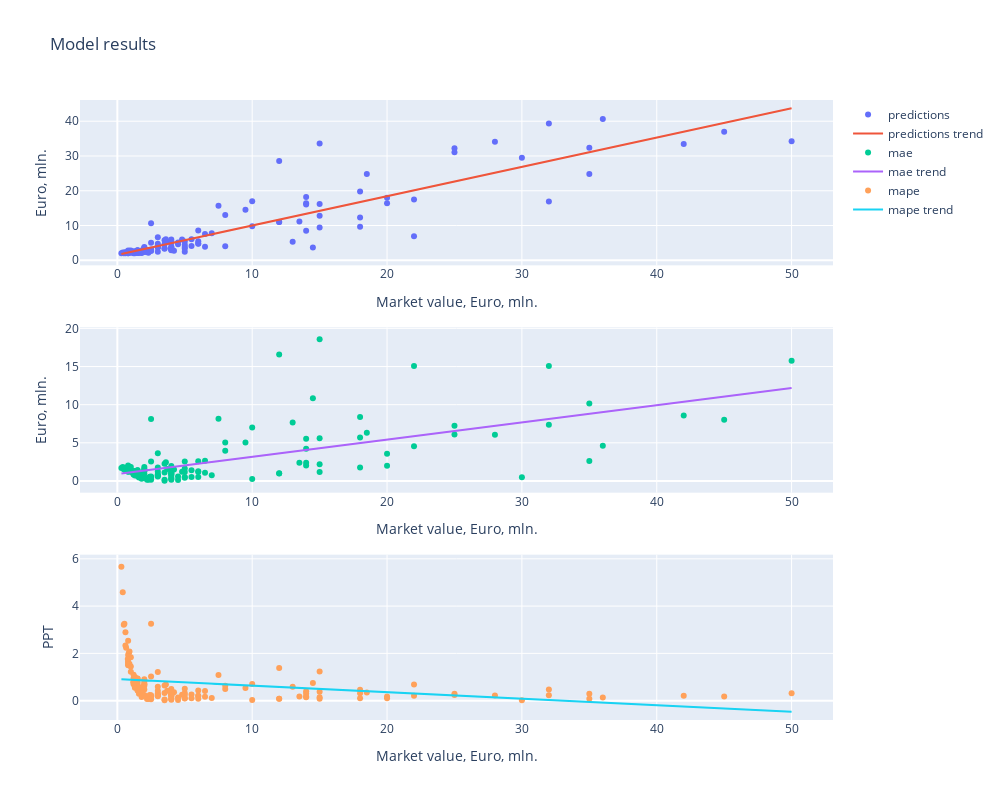
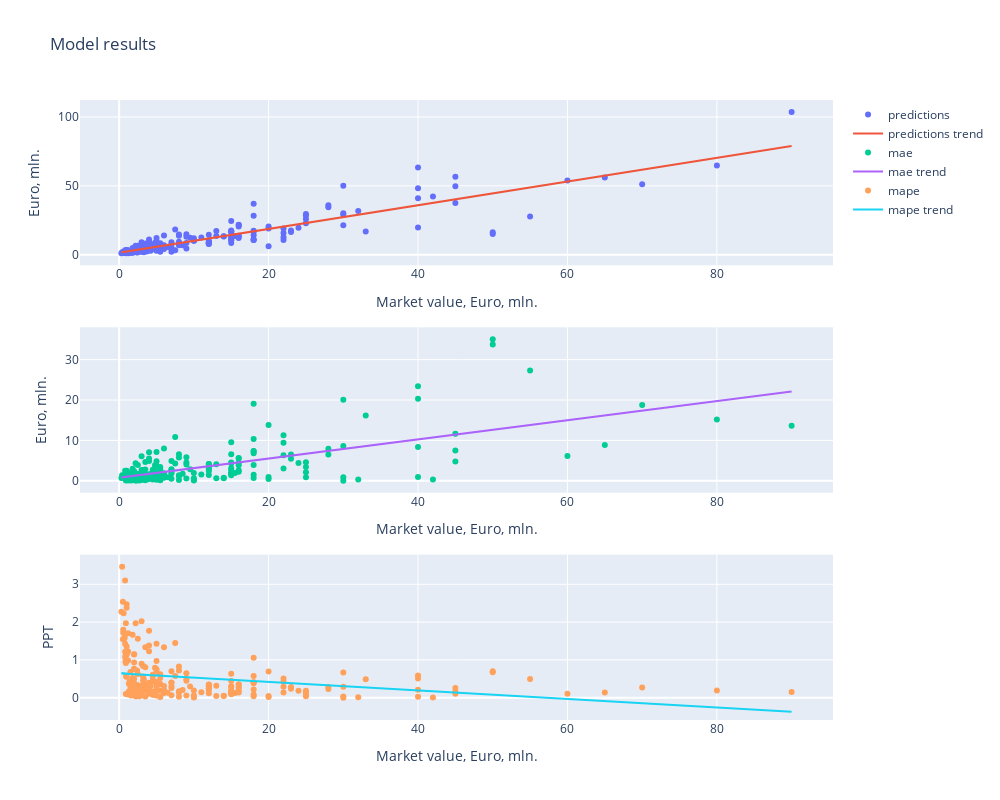
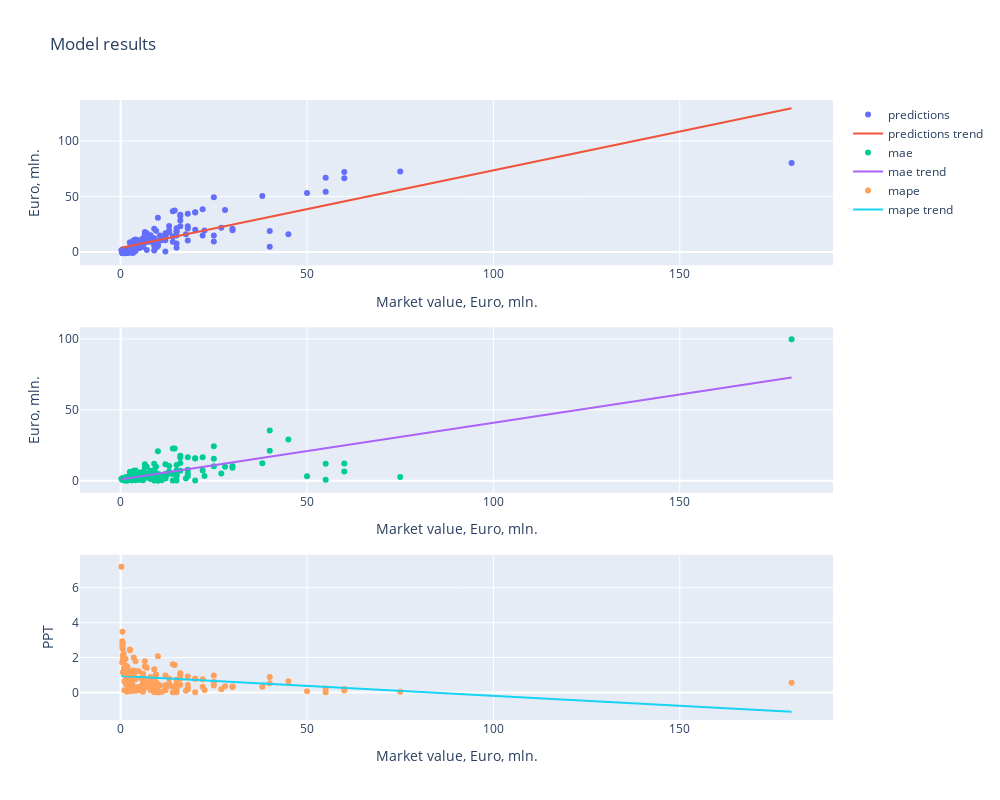

Here is the notebook cell these charts were saved with, in order:
### Code cell
for pos, features in feature_sets.items():
    pipeline(pos, features, full_feature_set=True)

### Figure 1 — Plotly figure (JSON) as saved in the notebook; plotly's stock layout.template omitted (floating-point values rounded to 4 significant figures; data arrays with more than 128 entries replaced by an {"elided": "..."} marker saying what was removed)
{"data": [{"mode": "markers", "name": "predictions", "type": "scatter", "x": {"elided": "141 float values"}, "xaxis": "x", "y": {"elided": "141 float values"}, "yaxis": "y"}, {"mode": "lines", "name": "predictions trend", "type": "scatter", "x": {"elided": "141 float values"}, "xaxis": "x", "y": {"elided": "141 float values"}, "yaxis": "y"}, {"mode": "markers", "name": "mae", "type": "scatter", "x": {"elided": "141 float values"}, "xaxis": "x2", "y": {"elided": "141 float values"}, "yaxis": "y2"}, {"mode": "lines", "name": "mae trend", "type": "scatter", "x": {"elided": "141 float values"}, "xaxis": "x2", "y": {"elided": "141 float values"}, "yaxis": "y2"}, {"mode": "markers", "name": "mape", "type": "scatter", "x": {"elided": "141 float values"}, "xaxis": "x3", "y": {"elided": "141 float values"}, "yaxis": "y3"}, {"mode": "lines", "name": "mape trend", "type": "scatter", "x": {"elided": "141 float values"}, "xaxis": "x3", "y": {"elided": "141 float values"}, "yaxis": "y3"}], "layout": {"height": 800, "title": {"text": "Model results"}, "width": 1000, "xaxis": {"anchor": "y", "domain": [0, 1], "title": {"text": "Market value, Euro, mln."}}, "xaxis2": {"anchor": "y2", "domain": [0, 1], "title": {"text": "Market value, Euro, mln."}}, "xaxis3": {"anchor": "y3", "domain": [0, 1], "title": {"text": "Market value, Euro, mln."}}, "yaxis": {"anchor": "x", "domain": [0.7333, 1], "title": {"text": "Euro, mln."}}, "yaxis2": {"anchor": "x2", "domain": [0.3667, 0.6333], "title": {"text": "Euro, mln."}}, "yaxis3": {"anchor": "x3", "domain": [0, 0.2667], "title": {"text": "PPT"}}}}

### Figure 2 — Plotly figure (JSON) as saved in the notebook; plotly's stock layout.template omitted (floating-point values rounded to 4 significant figures; data arrays with more than 128 entries replaced by an {"elided": "..."} marker saying what was removed)
{"data": [{"mode": "markers", "name": "predictions", "type": "scatter", "x": {"elided": "236 float values"}, "xaxis": "x", "y": {"elided": "236 float values"}, "yaxis": "y"}, {"mode": "lines", "name": "predictions trend", "type": "scatter", "x": {"elided": "236 float values"}, "xaxis": "x", "y": {"elided": "236 float values"}, "yaxis": "y"}, {"mode": "markers", "name": "mae", "type": "scatter", "x": {"elided": "236 float values"}, "xaxis": "x2", "y": {"elided": "236 float values"}, "yaxis": "y2"}, {"mode": "lines", "name": "mae trend", "type": "scatter", "x": {"elided": "236 float values"}, "xaxis": "x2", "y": {"elided": "236 float values"}, "yaxis": "y2"}, {"mode": "markers", "name": "mape", "type": "scatter", "x": {"elided": "236 float values"}, "xaxis": "x3", "y": {"elided": "236 float values"}, "yaxis": "y3"}, {"mode": "lines", "name": "mape trend", "type": "scatter", "x": {"elided": "236 float values"}, "xaxis": "x3", "y": {"elided": "236 float values"}, "yaxis": "y3"}], "layout": {"height": 800, "title": {"text": "Model results"}, "width": 1000, "xaxis": {"anchor": "y", "domain": [0, 1], "title": {"text": "Market value, Euro, mln."}}, "xaxis2": {"anchor": "y2", "domain": [0, 1], "title": {"text": "Market value, Euro, mln."}}, "xaxis3": {"anchor": "y3", "domain": [0, 1], "title": {"text": "Market value, Euro, mln."}}, "yaxis": {"anchor": "x", "domain": [0.7333, 1], "title": {"text": "Euro, mln."}}, "yaxis2": {"anchor": "x2", "domain": [0.3667, 0.6333], "title": {"text": "Euro, mln."}}, "yaxis3": {"anchor": "x3", "domain": [0, 0.2667], "title": {"text": "PPT"}}}}

### Figure 3 — Plotly figure (JSON) as saved in the notebook; plotly's stock layout.template omitted (floating-point values rounded to 4 significant figures; data arrays with more than 128 entries replaced by an {"elided": "..."} marker saying what was removed)
{"data": [{"mode": "markers", "name": "predictions", "type": "scatter", "x": {"elided": "180 float values"}, "xaxis": "x", "y": {"elided": "180 float values"}, "yaxis": "y"}, {"mode": "lines", "name": "predictions trend", "type": "scatter", "x": {"elided": "180 float values"}, "xaxis": "x", "y": {"elided": "180 float values"}, "yaxis": "y"}, {"mode": "markers", "name": "mae", "type": "scatter", "x": {"elided": "180 float values"}, "xaxis": "x2", "y": {"elided": "180 float values"}, "yaxis": "y2"}, {"mode": "lines", "name": "mae trend", "type": "scatter", "x": {"elided": "180 float values"}, "xaxis": "x2", "y": {"elided": "180 float values"}, "yaxis": "y2"}, {"mode": "markers", "name": "mape", "type": "scatter", "x": {"elided": "180 float values"}, "xaxis": "x3", "y": {"elided": "180 float values"}, "yaxis": "y3"}, {"mode": "lines", "name": "mape trend", "type": "scatter", "x": {"elided": "180 float values"}, "xaxis": "x3", "y": {"elided": "180 float values"}, "yaxis": "y3"}], "layout": {"height": 800, "title": {"text": "Model results"}, "width": 1000, "xaxis": {"anchor": "y", "domain": [0, 1], "title": {"text": "Market value, Euro, mln."}}, "xaxis2": {"anchor": "y2", "domain": [0, 1], "title": {"text": "Market value, Euro, mln."}}, "xaxis3": {"anchor": "y3", "domain": [0, 1], "title": {"text": "Market value, Euro, mln."}}, "yaxis": {"anchor": "x", "domain": [0.7333, 1], "title": {"text": "Euro, mln."}}, "yaxis2": {"anchor": "x2", "domain": [0.3667, 0.6333], "title": {"text": "Euro, mln."}}, "yaxis3": {"anchor": "x3", "domain": [0, 0.2667], "title": {"text": "PPT"}}}}
